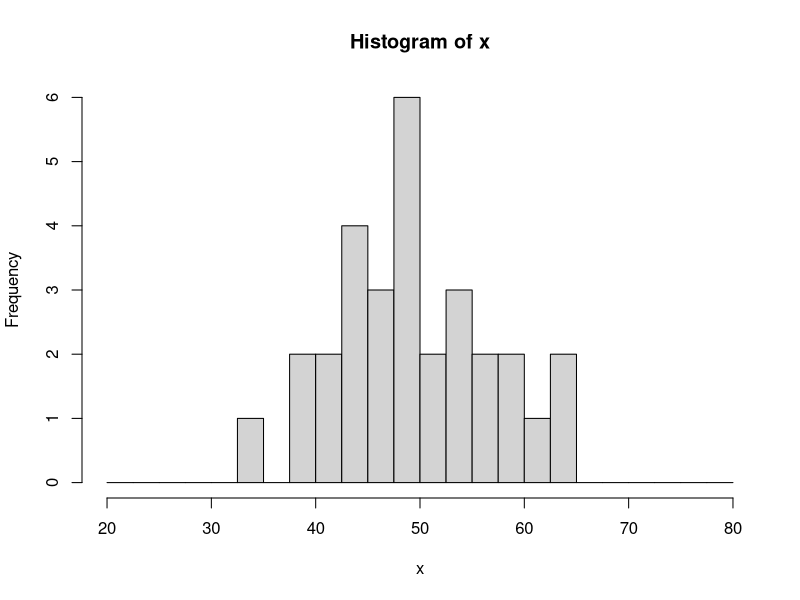
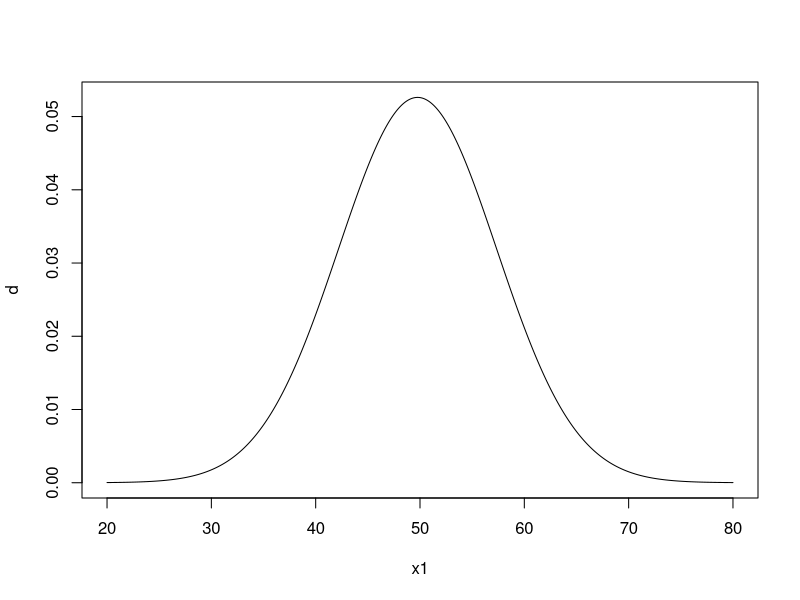

Here is the R script that generated these plots, in order:

x <- c(46,40,60,49,43,45,56,48,41,50,61,55,40,47,52,47,44,44,54,63,48,34,51,60,48,65,57,42,55,48)

# histgram of x
hist(x, breaks = seq(20, 80, 2.5))

# mean,standard deviation
m <- mean(x)
s <- sd(x)

# normal distribution
x1 <- seq(20, 80, 0.01)
d <- dnorm(x1, mean = m, sd = s)

plot(x1, d, type = 'l')